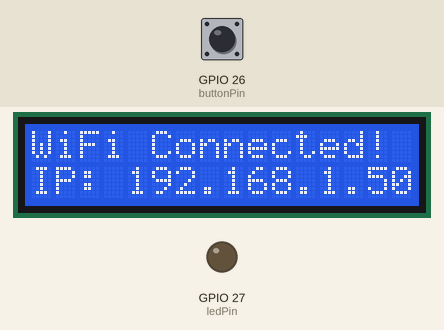
Recording of a sketch running on a simulated ESP32. Parts: 16×2 character LCD, output pins drawn as LEDs (lit = HIGH). Inputs (shaded band) come from the test bench; at power-on: GPIO 26 (buttonPin) HIGH. WiFi joins after 1.5 s; servers stay silent unless stated; what the sketch prints to the serial monitor is not drawn.

Above: at 1.7 s.
At 4.8 s:
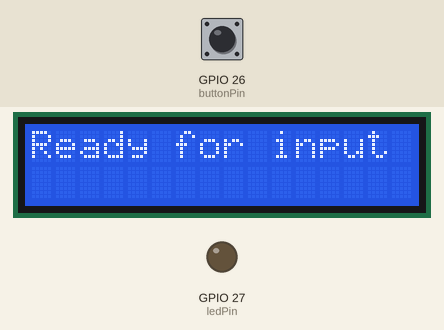
4.9 s: GPIO 26 (buttonPin) pulled LOW for 0.15 s
At 6.0 s:
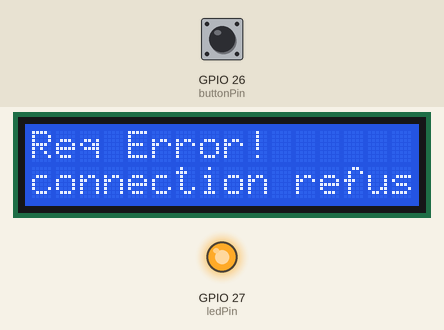
8.0 s: GPIO 26 (buttonPin) pulled LOW for 1 s
At 8.15 s:
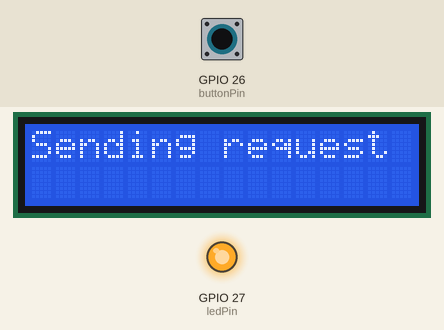
11.8 s: GPIO 26 (buttonPin) pulled LOW for 3.2 s
At 14.6 s:
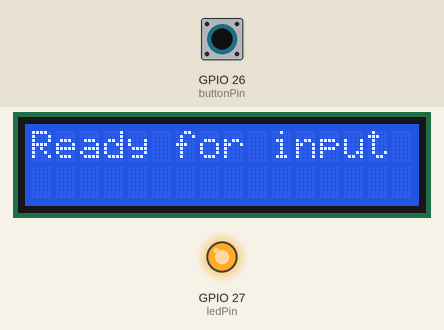
Timing chart, 0 to 16.6 s (numbered marks = the images above; inputs shaded):
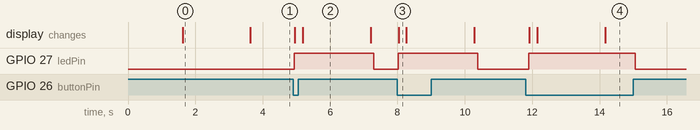

Measured:
- after the input at 4.9 s, GPIO 27 (ledPin): LOW → HIGH at once, → LOW 2.4 s later; the display: first changes after 0.05 s (image 2 shows a later state)
- after the input at 8.0 s, GPIO 27 (ledPin): LOW → HIGH at once, → LOW 2.4 s later; the display: changes at once (image 3)
- after the input at 11.8 s, GPIO 27 (ledPin): LOW → HIGH after 0.10 s, → LOW 3.2 s later; the display: first changes after 0.12 s (image 4 shows a later state)
- what the display in image 0 shows lasts 2.0 s, from 1.6 s to 3.6 s

The sketch:

main.ino
```cpp
#include <Wire.h>
#include <LiquidCrystal_I2C.h>
#include <WiFi.h>
#include <HTTPClient.h>

// WiFi credentials (replace with your actual credentials)
const char* ssid = "network_ssid";
const char* password = "network_password";

// Server details (replace with your server's details)
const char* serverIP = "server_ip";
const int serverPort = 8080;

// Button and LED pins
const int buttonPin = 26;
const int ledPin = 27;

// Variables
bool buttonPressed = false;

// Initialize the LCD (address 0x27 and 16x2 size; adjust if your LCD differs)
LiquidCrystal_I2C lcd(0x27, 16, 2);

void setup() {
  // Initialize serial monitor
  Serial.begin(115200);
  Wire.setPins(21, 22);


  // Configure the button pin and LED pin
  pinMode(buttonPin, INPUT_PULLUP); // Button is active-low
  pinMode(ledPin, OUTPUT);
  digitalWrite(ledPin, LOW);

  // Initialize the LCD
  lcd.init();
  lcd.backlight();
  lcd.setCursor(0, 0);
  lcd.print("Connecting to");
  lcd.setCursor(0, 1);
  lcd.print("WiFi...");

  // Connect to WiFi
  Serial.print("Connecting to WiFi...");
  WiFi.begin(ssid, password);
  while (WiFi.status() != WL_CONNECTED) {
    delay(500);
    Serial.print(".");
  }

  // Update LCD after connecting
  lcd.clear();
  lcd.setCursor(0, 0);
  lcd.print("WiFi Connected!");
  lcd.setCursor(0, 1);
  lcd.print("IP: ");
  lcd.print(WiFi.localIP());

  Serial.println("\nWiFi Connected!");
  Serial.print("IP Address: ");
  Serial.println(WiFi.localIP());

  delay(2000); // Allow time to read the display
  lcd.clear();
  lcd.print("Ready for input");
}

void loop() {
  // Check if the button is pressed
  if (digitalRead(buttonPin) == LOW) { // Button is active-low
    if (!buttonPressed) { // Only handle on the first press
      digitalWrite(ledPin, HIGH);
      buttonPressed = true;
      Serial.println("Button pressed! Sending GET request...");
      lcd.clear();
      lcd.setCursor(0, 0);
      lcd.print("Sending request");
      sendGETRequest();
    }
  } else {
    if (buttonPressed) {
      digitalWrite(ledPin, LOW);
      lcd.clear();
      lcd.setCursor(0, 0);
      lcd.print("Ready for input");
    }
    buttonPressed = false; // Reset when button is released
  }
  delay(100); // Debouncing delay
}

void sendGETRequest() {
  if (WiFi.status() == WL_CONNECTED) {
    HTTPClient http;

    // Construct the URL
    String url = String("http://") + serverIP + ":" + serverPort;

    // Begin the HTTP GET request
    http.begin(url);
    int httpResponseCode = http.GET();

    // Check the response
    if (httpResponseCode > 0) {
      Serial.println("GET request sent successfully!");
      Serial.print("Response Code: ");
      Serial.println(httpResponseCode);
      String response = http.getString();
      Serial.println("Response: " + response);

      // Display response code on LCD
      lcd.clear();
      lcd.setCursor(0, 0);
      lcd.print("Request Sent!");
      lcd.setCursor(0, 1);
      lcd.print("Resp Code: ");
      lcd.print(httpResponseCode);
    } else {
      Serial.print("Error sending GET request: ");
      Serial.println(http.errorToString(httpResponseCode));

      // Display error on LCD
      lcd.clear();
      lcd.setCursor(0, 0);
      lcd.print("Req Error!");
      lcd.setCursor(0, 1);
      lcd.print(http.errorToString(httpResponseCode));
    }

    http.end(); // Close the connection
  } else {
    Serial.println("WiFi not connected!");

    // Display WiFi error on LCD
    lcd.clear();
    lcd.setCursor(0, 0);
    lcd.print("WiFi Error!");
  }

  delay(2000); // Allow time to read the display
  lcd.clear();
  lcd.print("Ready for input");
}
```
